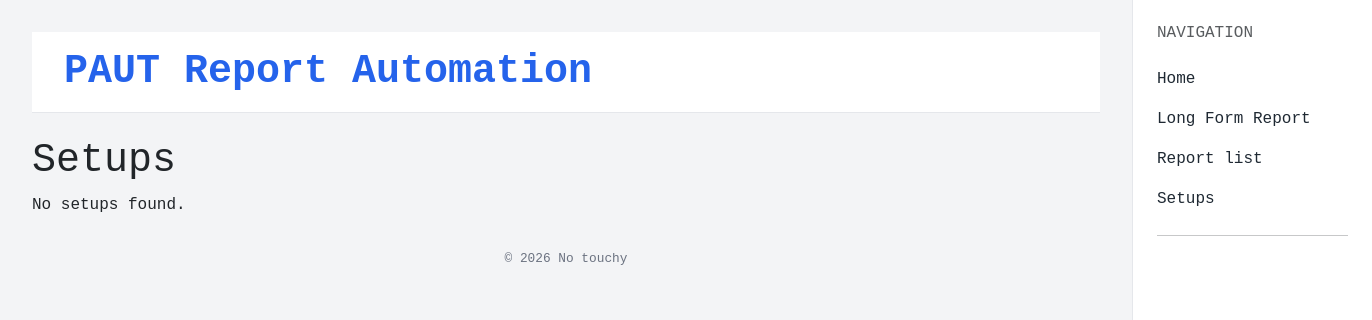
/setups/, run on an earlier commit of the app's database.
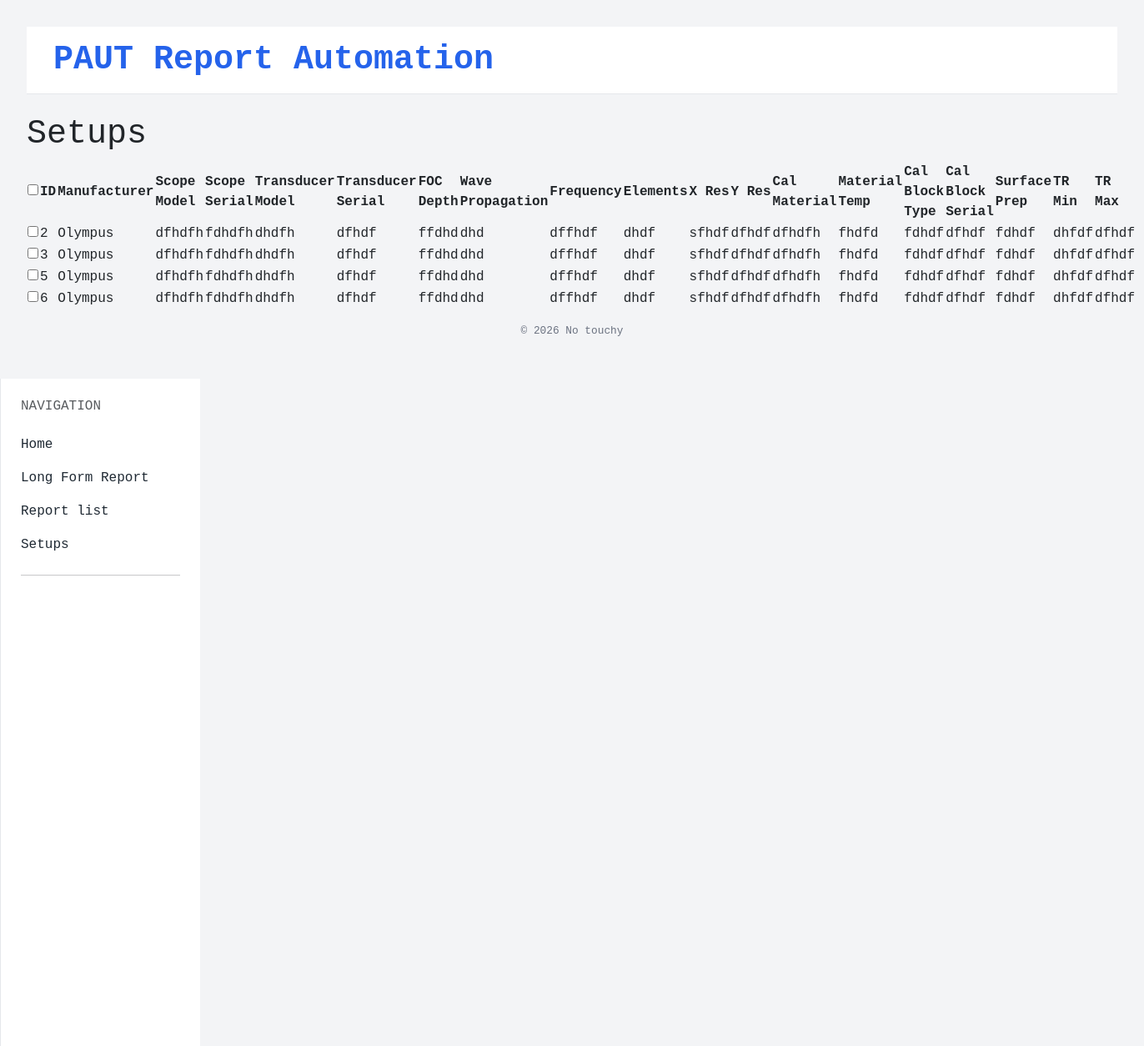
And on a later commit of the database.
### reports/models.py (models this page shows, shortened)
class Setup(models.Model):
    report = models.ForeignKey(Report, on_delete=models.CASCADE, related_name='setups')
    manufacturer = models.CharField(max_length=200, blank=True)
    scope_model = models.CharField(max_length=200, blank=True)
    scope_serial = models.CharField(max_length=200, blank=True)
    transducer_model = models.CharField(max_length=200, blank=True)
    transducer_serial = models.CharField(max_length=200, blank=True)
    foc_depth = models.CharField(max_length=100, blank=True)
    wave_propogation = models.CharField(max_length=100, blank=True)
    freq = models.CharField(max_length=100, blank=True)
    elements = models.CharField(max_length=100, blank=True)
    x_res = models.CharField(max_length=100, blank=True)
    y_res = models.CharField(max_length=100, blank=True)
    cal_material = models.CharField(max_length=200, blank=True)
    material_temp = models.CharField(max_length=50, blank=True)
    cal_block_type = models.CharField(max_length=200, blank=True)
    cal_block_serial = models.CharField(max_length=200, blank=True)
    surface_prep = models.CharField(max_length=200, blank=True)
    tr_min = models.CharField(max_length=50, blank=True)
    tr_max = models.CharField(max_length=50, blank=True)

### reports/views.py (the view, shortened to what this page needs)
# urls.py: path('setups/', views.setup_list, name='setup-list'),
def setup_list(request):
    setups = Setup.objects.all()
    return render(request, 'reports/setup_list.html', {'setups': setups})

### reports/templates/reports/setup_list.html (shortened to what this page needs)
{% extends 'reports/base.html' %}
{% load static %}
{% block content %}
<h1 class="page-title">Setups</h1>
{% if setups %}
<form method="post">
    <table>
        <thead>
            <tr>
                <th><input type="checkbox" id="select-all"></th>
                <th>ID</th>
                <th>Manufacturer</th>
                <th>Scope Model</th>
                <th>Scope Serial</th>
                <th>Transducer Model</th>
                <th>Transducer Serial</th>
                <th>FOC Depth</th>
                <th>Wave Propagation</th>
                <th>Frequency</th>
                <th>Elements</th>
                <th>X Res</th>
                <th>Y Res</th>
                <th>Cal Material</th>
                <th>Material Temp</th>
                <th>Cal Block Type</th>
                <th>Cal Block Serial</th>
                <th>Surface Prep</th>
                <th>TR Min</th>
                <th>TR Max</th>
            </tr>
        </thead>
        <tbody>
            {% for setup in setups %}
            <tr>
                <td><input type="checkbox" name="selected_setups" value="{{ setup.pk }}" class="row-check"></td>
                <td>{{ setup.pk }}</td>
                <td>{{ setup.manufacturer }}</td>
                <td>{{ setup.scope_model }}</td>
                <td>{{ setup.scope_serial }}</td>
                <td>{{ setup.transducer_model }}</td>
                <td>{{ setup.transducer_serial }}</td>
                <td>{{ setup.foc_depth }}</td>
                <td>{{ setup.wave_propogation }}</td>
                <td>{{ setup.freq }}</td>
                <td>{{ setup.elements }}</td>
                <td>{{ setup.x_res }}</td>
                <td>{{ setup.y_res }}</td>
                <td>{{ setup.cal_material }}</td>
                <td>{{ setup.material_temp }}</td>
                <td>{{ setup.cal_block_type }}</td>
                <td>{{ setup.cal_block_serial }}</td>
                <td>{{ setup.surface_prep }}</td>
                <td>{{ setup.tr_min }}</td>
                <td>{{ setup.tr_max }}</td>
            </tr>
            {% endfor %}
        </tbody>
    </table>
</form>
{% else %}
<p>No setups found.</p>
{% endif %}
{% endblock %}

What changed in the data, as far as the page shows it:
added Setup: pk "2", manufacturer "Olympus", scope_model "dfhdfh", scope_serial "fdhdfh", transducer_model "dhdfh", transducer_serial "dfhdf", foc_depth "ffdhd", wave_propogation "dhd", freq "dffhdf", elements "dhdf", x_res "sfhdf", y_res "dfhdf", cal_material "dfhdfh", material_temp "fhdfd", cal_block_type "fdhdf", cal_block_serial "dfhdf", surface_prep "fdhdf", tr_min "dhfdf", tr_max "dfhdf"
added Setup: pk "3", manufacturer "Olympus", scope_model "dfhdfh", scope_serial "fdhdfh", transducer_model "dhdfh", transducer_serial "dfhdf", foc_depth "ffdhd", wave_propogation "dhd", freq "dffhdf", elements "dhdf", x_res "sfhdf", y_res "dfhdf", cal_material "dfhdfh", material_temp "fhdfd", cal_block_type "fdhdf", cal_block_serial "dfhdf", surface_prep "fdhdf", tr_min "dhfdf", tr_max "dfhdf"
added Setup: pk "5", manufacturer "Olympus", scope_model "dfhdfh", scope_serial "fdhdfh", transducer_model "dhdfh", transducer_serial "dfhdf", foc_depth "ffdhd", wave_propogation "dhd", freq "dffhdf", elements "dhdf", x_res "sfhdf", y_res "dfhdf", cal_material "dfhdfh", material_temp "fhdfd", cal_block_type "fdhdf", cal_block_serial "dfhdf", surface_prep "fdhdf", tr_min "dhfdf", tr_max "dfhdf"
added Setup: pk "6", manufacturer "Olympus", scope_model "dfhdfh", scope_serial "fdhdfh", transducer_model "dhdfh", transducer_serial "dfhdf", foc_depth "ffdhd", wave_propogation "dhd", freq "dffhdf", elements "dhdf", x_res "sfhdf", y_res "dfhdf", cal_material "dfhdfh", material_temp "fhdfd", cal_block_type "fdhdf", cal_block_serial "dfhdf", surface_prep "fdhdf", tr_min "dhfdf", tr_max "dfhdf"
Also different on the page:
form field value: (not shown) → "☐"
text no longer shown: "No setups found."
text now shown: "ID Manufacturer Scope Model Scope Serial Transducer Model Transducer Serial FOC Depth Wave Propagation Frequency Elements X Res Y Res Cal Material Material Temp Cal Block Type Cal Block Serial Surface Prep TR Min TR Max"
